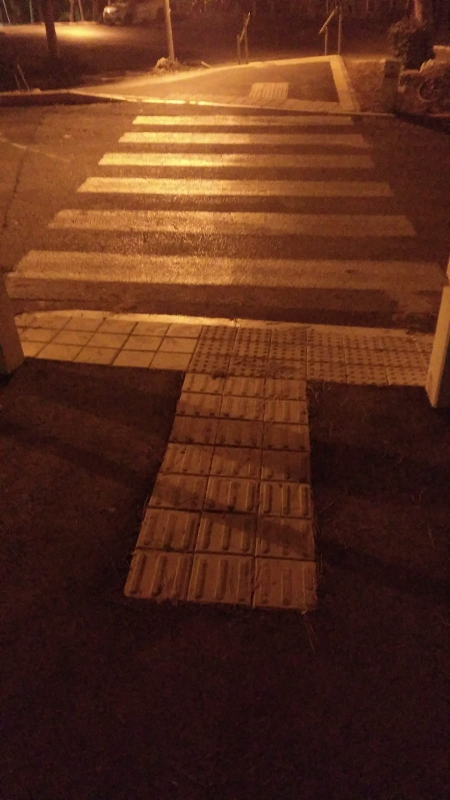
#> input picture img1.jpeg, 900 x 1600 px (shown at 1/2 size)
$ python -i good_detector.py   (imports and definitions only)   (Python 2 division)
#> lines starting #> are read from the running program, lines starting #| are printed output that depends on the picture
# !/usr/bin/python37
# Raspberry pi 3/3B+/4B, OpenCV 4.2.0, Thonny 3.7.3
# Date: 4h March, 2020

import cv2
import numpy as np
import math
from scipy import stats

import pygame
import time
# [195 lines left out: functions is_getting_small, angle_sum_vectors, good_path, is_zebra, is_intersect, linregress and 3 more, not called in this run]


def find_contours(img_name, threshold, thr_reset):
    img = cv2.imread(img_name)
    img = cv2.resize(img, (1920, 1080))
    gray = cv2.cvtColor(img, cv2.COLOR_BGR2GRAY)
    blurred = cv2.GaussianBlur(gray,
                               (15, 15), 6)
    # all pixels value above value_1 will
    # be set to value_2
    ret, thresh = cv2.threshold(blurred,
                                threshold, thr_reset,
                                cv2.THRESH_BINARY)

    contours, hier = cv2.findContours(thresh.copy(),
                                      cv2.RETR_TREE,
                                      cv2.CHAIN_APPROX_SIMPLE)
    lpoints = []
    rpoints = []
    for c in contours:
        # if the contour is not sufficiently large, ignore it
        if cv2.contourArea(c) < 1000 or cv2.contourArea(c) > 40000:
            continue

        # get the min area rect
        rect = cv2.minAreaRect(c)
        box = cv2.boxPoints(rect)
        box = np.int0(box)
        # draw a red box
        cv2.drawContours(img, [box], 0, (0, 0, 255), 2)

        # find the rect
        x, y, w, h = cv2.boundingRect(c)
        lpoints.append((x, y))
        rpoints.append((x + w, y))
        #lpoints.append(list(np.min(box, axis=0)))
        #rpoints.append(list(np.max(box, axis=0)))

    best_left = find_line(lpoints)
    best_right = find_line(rpoints)
    if best_right == None or best_left == None:
        return None
    right_line = linregress(best_right)
    left_line = linregress(best_left)
    if is_intersect(left_line, right_line) or check_lines(best_left, best_right, lpoints, rpoints) < 3:
        return None
    if not is_zebra(left_line, right_line):
        return None
    print_lines(img, right_line, left_line, best_left, best_right)
    return left_line, right_line


# [18 lines left out: function print_lines, not called in this run]


def check_image(img):
    counter = 0
    der = 0
    for i in range(120, 250, 10):
        for j in range(80, 100, 10):
            lines = find_contours(img, i, j)
            if lines is None:
                continue
            left_line, right_line = lines
            res = good_path(left_line, right_line)
            if res == 0:
                counter += 1
            else:
                der += res
                counter -= 1
    if counter > 0:

        pygame.mixer.music.load('ok.mp3')
        pygame.mixer.music.play()
        time.sleep(1)
    elif der < 0:
        pygame.mixer.music.load('left.mp3')
        pygame.mixer.music.play()
        time.sleep(1)
    else:
        pygame.mixer.music.load('right.mp3')
        pygame.mixer.music.play()
        time.sleep(1)

# [1 line not run here, left out]
first = "img1.jpeg"
second = 'zebra.jpg'
No3 = 'zebra2.jpg'
No4 = 'rightView.jpg'
# [2 lines not run here, left out]

>>> import cv2
>>> picture = cv2.imread('img1.jpeg', cv2.IMREAD_GRAYSCALE)
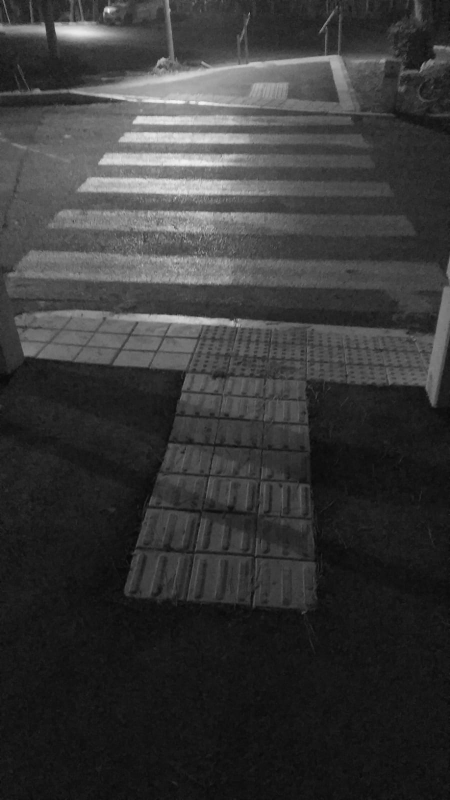
#> picture: shape (1600, 900) (shown at 1/2 size); min 6, max 247, mean 56
>>> result = check_image(picture)
#> (the run stopped early here; a loop or call above may not have finished)

$ run again, on zebra.jpg
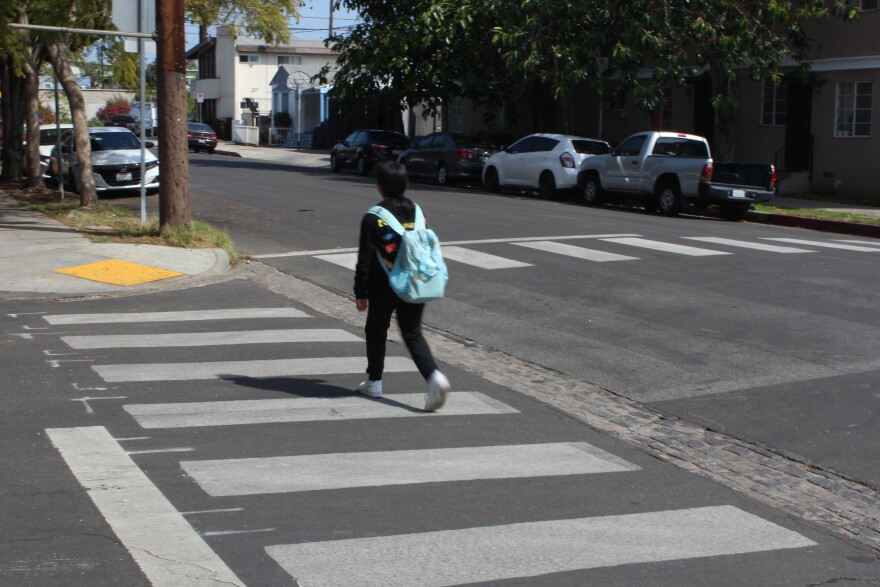
#> input picture zebra.jpg, 880 x 587 px
#> `picture = cv2.imread('img1.jpeg', cv2.IMREAD_GRAYSCALE)`:
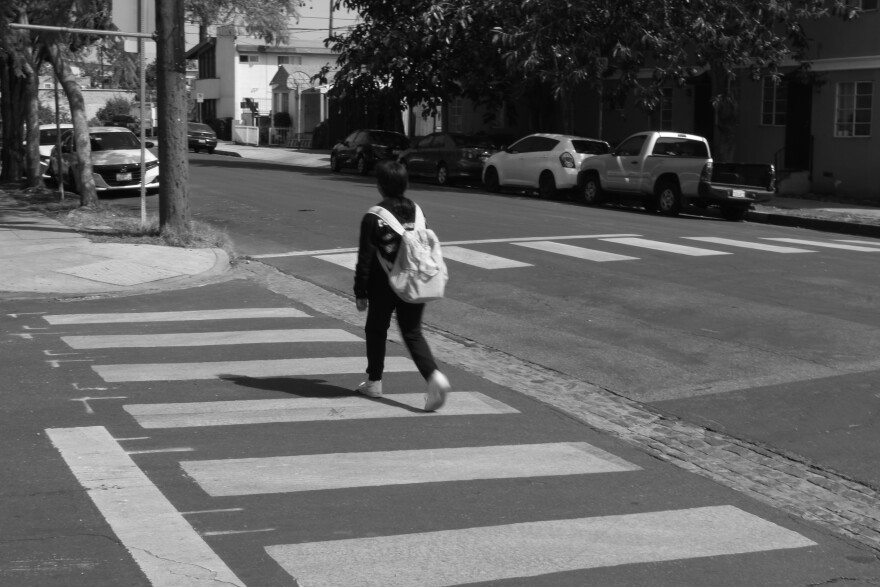
#> picture: shape (587, 880); min 0, max 255, mean 96.5

$ run again, on zebra_lane1.jpg
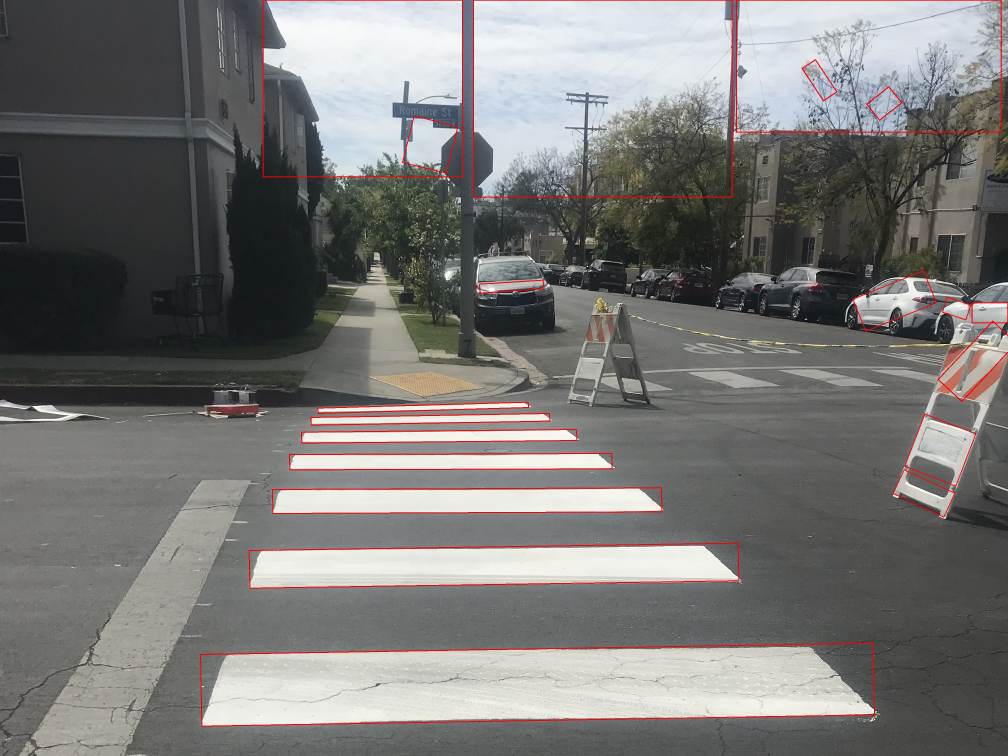
#> input picture zebra_lane1.jpg, 3024 x 2268 px (shown at 1/3 size)
#> `picture = cv2.imread('img1.jpeg', cv2.IMREAD_GRAYSCALE)`:
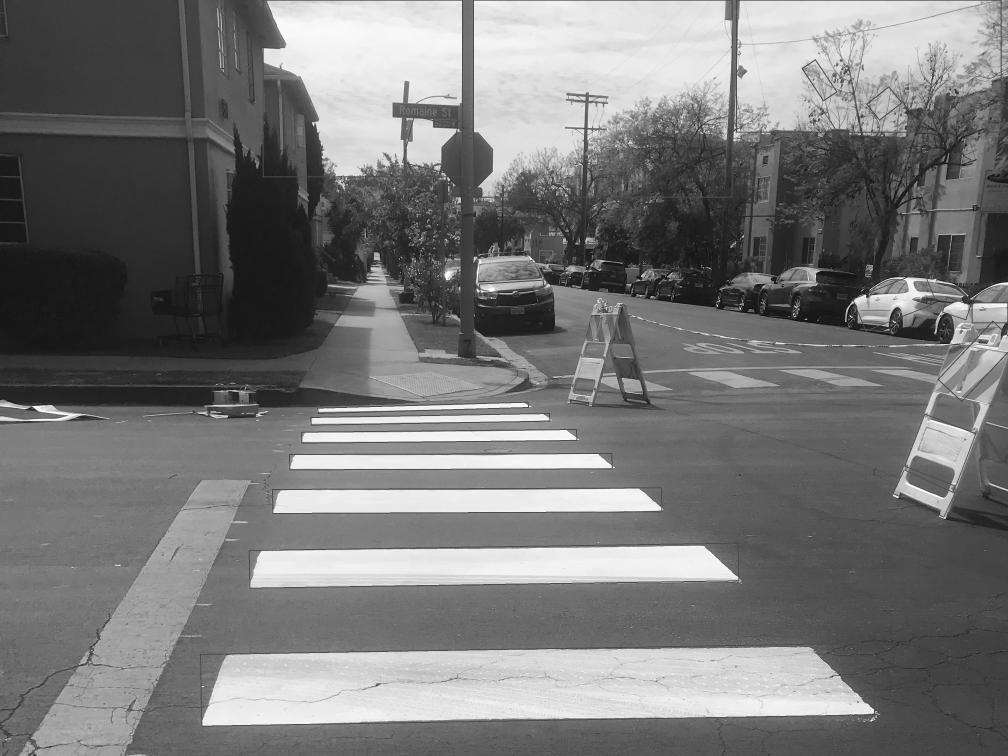
#> picture: shape (2268, 3024) (shown at 1/3 size); min 0, max 255, mean 119.6
